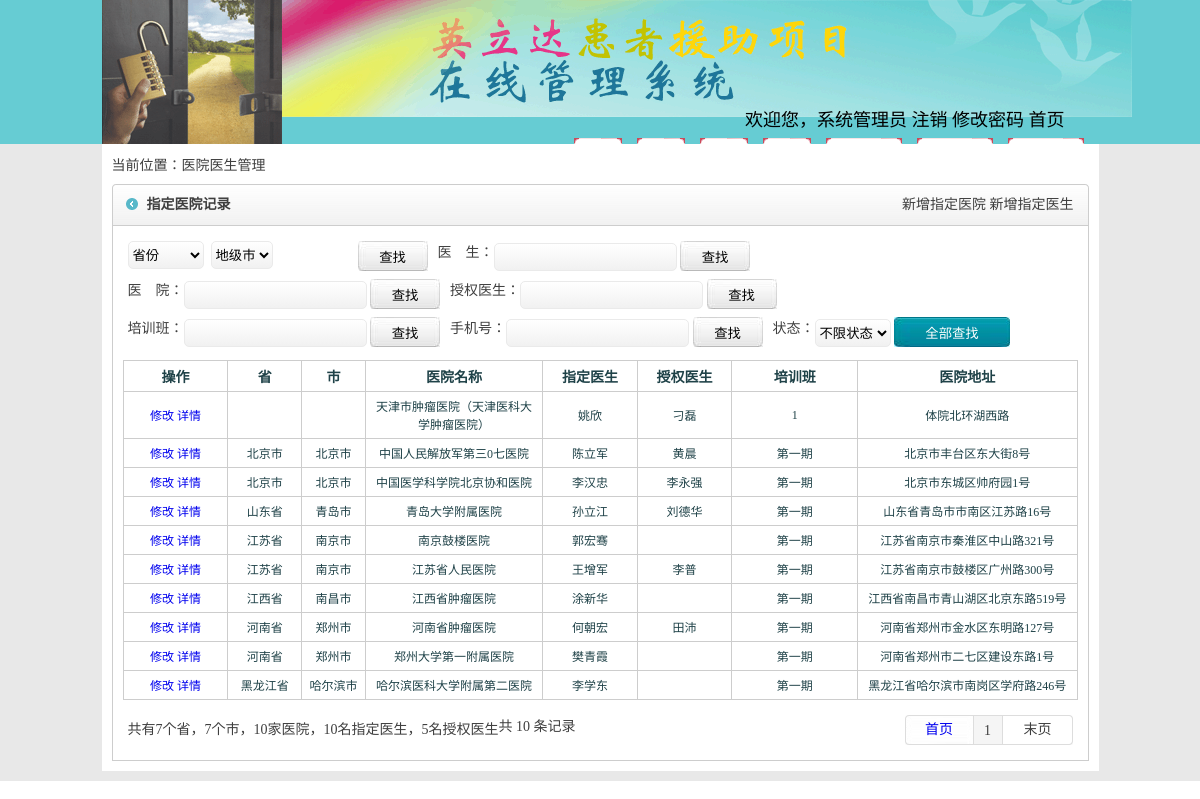
The app's page /zhdyygl.php (signed in) with its own data.
### tables this page shows
CREATE TABLE `yyyshdq` (
  `id` int(100) NOT NULL,
  `sheng` varchar(100) NOT NULL,
  `shengjx` varchar(10) NOT NULL,
  `yymch` varchar(100) NOT NULL,
  `yymchjx` varchar(100) NOT NULL,
  `yyksh` varchar(100) DEFAULT NULL,
  `zhdysh` varchar(100) NOT NULL,
  `zhdyshdh` varchar(100) NOT NULL,
  `zhdyshyzh` varchar(100) NOT NULL,
  `shqysh1` varchar(100) DEFAULT NULL,
  `shqyshyzh1` varchar(100) DEFAULT NULL,
  `shqyshdh1` varchar(100) DEFAULT NULL,
  `shqysh2` varchar(100) DEFAULT NULL,
  `shqyshyzh2` varchar(100) DEFAULT NULL,
  `shqyshdh2` varchar(100) DEFAULT NULL,
  `shqysh3` varchar(100) DEFAULT NULL,
  `shqyshyzh3` varchar(100) DEFAULT NULL,
  `shqyshdh3` varchar(100) DEFAULT NULL,
  `yshpxqsh` varchar(100) NOT NULL,
  `yshpxrq` varchar(100) NOT NULL,
  `yydhz` varchar(100) NOT NULL,
  `yhszht` varchar(100) NOT NULL,
  `yyzhdyf` varchar(100) NOT NULL,
  `shfjshhf` varchar(100) NOT NULL,
  `shi` varchar(100) NOT NULL,
  `shijx` varchar(100) NOT NULL,
  `qu` varchar(100) NOT NULL,
  `qujx` varchar(100) NOT NULL,
  `zhlbzh` varchar(100) DEFAULT NULL,
  `zhdyshdh2` varchar(255) DEFAULT '',
  `zhdyshemail` varchar(255) DEFAULT '',
  `shqyshemail` varchar(255) DEFAULT ''
);

### zhdyygl.php (the view, shortened to what this page needs)
<?php session_start();
$pagesize=10;
?>
<!DOCTYPE html PUBLIC "-//W3C//DTD XHTML 1.0 Transitional//EN" "http://www.w3.org/TR/xhtml1/DTD/xhtml1-transitional.dtd">
<html xmlns="http://www.w3.org/1999/xhtml">
<head>
<link rel="stylesheet" type="text/css" href="style/style.css">
</head>
<body>
<div class="wrap">
	<div class="head">
		<div class="head_info">
			<div class="head_left"><img src="./images/tp_left.gif" /></div>
			<div class="head_right">
				<div class="head_right_top"><img src="./images/head_right_top.gif" /></div>
				<div class="head_right_middle">欢迎您，<?php echo $_SESSION[yhname];?> <a href="/">注销</a> <a href="xgmm.php">修改密码</a> <a href="manager.php">首页</a></div>
				<div class="head_right_nav">
					<ul>
						<li><strong><a href="#">高级搜索</a></strong></li>
						<li><strong><a href="#">数据备份</a></strong></li>
						<li><strong><a href="#">不良事件</a></strong></li>
						<li><strong><a href="#">统计</a></strong></li>
						<li><strong><a href="#">转诊</a></strong></li>
						<li><strong><a href="#">随访</a></strong></li>
						<li><strong><a href="#">出组</a></strong></li>
					</ul>
				</div>
			</div>
		</div>
	</div>
	<div class="main">
		<div class="insmain">
			<div class="thislink">当前位置：<a href="zhdyygl.php">医院医生管理</a></div>
			<div class="inwrap flt top">
				<div class="title w977 flt">
				<strong>指定医院记录</strong><span><a href="zhdyyxz.php">新增指定医院</a> <a href="zhdyshxz.php">新增指定医生</a></span>
				</div>
				<div class="incontact w955 flt">
				  <table width="100%" border="0" cellspacing="0" cellpadding="5">
                    <tr>
                      <td>
					  	<div class="insinsins"><label style="width:230px;"><select id="s_province" name="sheng" class="grd-white2"></select>&nbsp;&nbsp;<select id="s_city" name="shi" class="grd-white2"></select>&nbsp;&nbsp;</label>
		<script class="resources library" src="js/area.js" type="text/javascript"></script><script type="text/javascript">_init_area();</script><span> <input type="button" class="uusub2" value="查找" onclick="chazhao();" /></span></div>
					  	<div class="insinsins"><label>医　生：</label><span><input class="grd-white" type="text" name="ysh" id="ysh" value="" /> <input type="button" class="uusub2" value="查找" onclick="chazhao();" /></span></div>
						<div class="insinsins"><label>医　院：</label><span><input class="grd-white" type="text" name="yy" id="yy" value="" /> <input type="button" class="uusub2" value="查找" onclick="chazhao();" /></span></div>
						<div class="insinsins"><label>授权医生：</label><span><input class="grd-white"  type="text" name="shqysh" id="shqysh" value="" /> <input type="button" class="uusub2" value="查找" onclick="chazhao();" /></span></div>
						<div class="insinsins"><label>培训班：</label><span><input class="grd-white" type="text" name="pxb" id="pxb" value="" /> <input type="button" class="uusub2" value="查找" onclick="chazhao();" /></span></div>
						<div class="insinsins"><label>手机号：</label><span><input class="grd-white" type="text" name="shj" id="shj" value="" /> <input type="button" class="uusub2" value="查找" onclick="chazhao();" /></span></div>
						<div class="insinsins"><label>状态：</label>
						<span><select id="yyzht" name="yyzht" class="grd-white2">
<option selected="selected" value="">不限状态</option>
</select>  <input type="button" class="uusub" value="全部查找" onclick="chazhao();" /></span></div>
					  </td>
                    </tr>
                  </table>
				  <table width="100%" border="0" cellpadding="5" cellspacing="1" bgcolor="#cdcdcd">
                    <tr style="color:#1f4248; font-weight:bold; height:30px;">
                      <td width="10%" align="center" bgcolor="#FFFFFF">操作</td>
                      <td width="7%" align="center" bgcolor="#FFFFFF">省</td>
                      <td width="6%" align="center" bgcolor="#FFFFFF">市</td>
                      <td width="17%" align="center" bgcolor="#FFFFFF">医院名称</td>
                      <td width="9%" align="center" bgcolor="#FFFFFF">指定医生</td>
                      <td width="9%" align="center" bgcolor="#FFFFFF">授权医生</td>
                      <td width="12%" align="center" bgcolor="#FFFFFF">培训班</td>
                      <td width="21%" align="center" bgcolor="#FFFFFF">医院地址</td>
                    </tr>
<?php
$sql = "select * from `yyyshdq` ";
  $sql .= " order by sheng ASC,shi ASC,yymch ASC limit $page $pagesize ";
  $Query_ID = mysql_query($sql);
  while($Record = mysql_fetch_array($Query_ID)){
    echo "<tr style=\"color:#1f4248; font-size:12px;\"><td align=\"center\" bgcolor=\"#FFFFFF\"><a href=\"zhdyyglxg.php?id=".$Record[0]."\">修改</a> <a href=\"zhdyyglxx.php?id=".$Record[0]."\">详情</a></td>";
    echo "<td align=\"center\" bgcolor=\"#FFFFFF\">".$Record[1]."</td>";
    echo "<td align=\"center\" bgcolor=\"#FFFFFF\">".$Record[24]."</td>";
    echo "<td align=\"center\" bgcolor=\"#FFFFFF\">".$Record[3]."</td>";
    echo "<td align=\"center\" bgcolor=\"#FFFFFF\">".$Record[6]."</td>";
    if($Record[9]!=""&&$Record[12]!=""){$yy912=",";}else{$yy912="";}
    if($Record[15]!=""&&$Record[12]!=""){$yy1215=",";}else{$yy1215="";}
    if($Record[9]!=""&&$Record[12]==""&&$Record[15]!=""){$yy915=",";}else{$yy915="";}
    echo "<td align=\"center\" bgcolor=\"#FFFFFF\">".$Record[9].$yy912,$Record[12].$yy915.$yy1215.$Record[15]."</td>";
    echo "<td align=\"center\" bgcolor=\"#FFFFFF\">".$Record[18]."</td>";
    if($Record[1]==$Record[24]){$yyshsh=$Record[1];}else{$yyshsh=$Record[1].$Record[24];}
    echo "<td align=\"center\" bgcolor=\"#FFFFFF\">".$yyshsh.$Record[26].$Record[20]."</td></tr>";
  }
?>
                  </table>
				  <table width="100%" border="0" cellspacing="0" cellpadding="5" class="top">
                    <tr>
                      <td>
<?php
  $tjzshsql = "select COUNT(DISTINCT sheng),COUNT(DISTINCT shi),COUNT(DISTINCT yymch),COUNT(DISTINCT zhdyshdh),COUNT(DISTINCT shqyshdh1),COUNT(DISTINCT shqyshdh2),COUNT(DISTINCT shqyshdh3) from `yyyshdq` ";
  $tjzshQuery_ID = mysql_query($tjzshsql);
  while($tjzshRecord = mysql_fetch_array($tjzshQuery_ID)){
  $shengshz=$tjzshRecord[0];
  $shishz=$tjzshRecord[1];
  $yymchshz=$tjzshRecord[2];
  $zhdyshshz=$tjzshRecord[3];
  $shqyshshz=$tjzshRecord[4]+$tjzshRecord[5]+$tjzshRecord[6]-3;
  }
  echo "<div class=\"pageleft\">共有".$shengshz."个省，".$shishz."个市，".$yymchshz."家医院，".$zhdyshshz."名指定医生，".$shqyshshz."名授权医生 </div>";
include('pagefy.php');
          ?>
					  </td>
                    </tr>
                  </table>
				</div>
			</div>
		</div>
	</div>
</div>
</body>
</html>

### style/style.css (style rules this page uses)
.wrap { width:100%; height:auto; float:left; font-size:14px; background:#e8e8e8; }
.wrap .head { width:100%; height:144px; background:#66ccd3; }
.wrap .head .head_info { width:997px; height:144px; margin:0 auto; }
.wrap .head .head_info .head_left { width:180px; height:144px; float:left; }
.wrap .head .head_info .head_right { width:817px; height:144px; float:left; }
.wrap .head .head_info .head_right .head_right_top { width:817px; height:80px; float:left; text-align:center; }
.wrap .head .head_info .head_right .head_right_middle { width: 783px; height: 24px; vertical-align: middle; text-align: right; float: left; color: black; padding-top: 25px; font-size: 18px; }
.wrap .head .head_info .head_right .head_right_middle a { color:black; }
.wrap .head .head_info .head_right .head_right_nav { width:817px; float:left; height:30px; padding-top:9px; text-align:right; }
.wrap .head .head_info .head_right .head_right_nav li { width:auto; float:right; padding-left:10px; margin-right:15px; background:url(../images/nav_bg.gif) left top no-repeat; }
.wrap .head .head_info .head_right .head_right_nav li a { color:#2e2e2e; }
.wrap .head .head_info .head_right .head_right_nav li strong { width:auto; height:30px; float:left; line-height:30px; padding-right:10px; vertical-align:middle; background:url(../images/nav_bg.gif) right top no-repeat; }
.wrap .main { width:997px; margin:0 auto; }
.wrap .main .insmain { width:977px; margin:0 auto; color:#3f3f3f; height:auto; float:left; padding:10px; background:#ffffff; margin-bottom:10px; }
.w977 { width:977px; }
.w955 { width:955px; }
.flt { float:left; }
.wrap .main .insmain .thislink a { color:#3f3f3f; }
.wrap .main .insmain .inwrap .title a { color:#3f3f3f; }
.wrap .main .insmain .inwrap { width:977px; }
.top { margin-top:10px; }
.wrap .main .insmain .inwrap .title { background:url(../images/main_title_bg.gif) right top no-repeat; height:42px; vertical-align:middle; line-height:42px; }
.wrap .main .insmain .inwrap .title strong { width:auto; float:left; padding-left:35px; background:url(../images/main_title_bg.gif) left top no-repeat; }
.wrap .main .insmain .inwrap .title span { float:right; width:auto; padding-right:15px; }
.wrap .main .insmain .inwrap .incontact { border-left:1px #cdcdcd solid; border-right:1px #cdcdcd solid; padding:10px; border-bottom:1px #cdcdcd solid; }
.wrap .main .insmain .inwrap .incontact .insinsins { width:auto; float:left; height:auto; margin-bottom:8px; margin-right:10px; }
.wrap .main .insmain .inwrap .incontact .insinsins label { line-height:24px; vertical-align:middle; float:left; }
.wrap .main .insmain .inwrap .incontact .insinsins span { line-height:24px; vertical-align:middle; float:left; }
.grd-white { background: #ffffff; height:24px; background: -moz-linear-gradient(top, #ffffff 0%, #f1f1f1 100%); background: -webkit-gradient(linear, left top, left bottom, color-stop(0%,#ffffff), color-stop(100%,#f1f1f1)); background: -webkit-linear-gradient(top, #ffffff 0%,#f1f1f1 100%); background: -o-linear-gradient(top, #ffffff 0%,#f1f1f1 100%); background: -ms-linear-gradient(top, #ffffff 0%,#f1f1f1 100%); background: linear-gradient(to bottom, #ffffff 0%,#f1f1f1 100%); filter: progid:DXImageTransform.Microsoft.gradient( startColorstr='#ffffff', endColorstr='#f1f1f1',GradientType=0 ); border: 1px solid #eaeaea; border-radius: 5px; }
.grd-white2 { background: #ffffff; height:28px; background: -moz-linear-gradient(top, #ffffff 0%, #f1f1f1 100%); background: -webkit-gradient(linear, left top, left bottom, color-stop(0%,#ffffff), color-stop(100%,#f1f1f1)); background: -webkit-linear-gradient(top, #ffffff 0%,#f1f1f1 100%); background: -o-linear-gradient(top, #ffffff 0%,#f1f1f1 100%); background: -ms-linear-gradient(top, #ffffff 0%,#f1f1f1 100%); background: linear-gradient(to bottom, #ffffff 0%,#f1f1f1 100%); filter: progid:DXImageTransform.Microsoft.gradient( startColorstr='#ffffff', endColorstr='#f1f1f1',GradientType=0 ); border: 1px solid #eaeaea; border-radius: 5px; }
.pageleft { width:auto; height:30px; line-height:30px; vertical-align:middle; float:left; }
.uusub { background:url(../images/sub01.jpg) top left no-repeat; width:116px; height:30px; border:0px; color:#FFFFFF; }
.uusub2 { background:url(../images/sub02.jpg) top left no-repeat; width:70px; height:30px; border:0px; }

### style/master.css (style rules this page uses)
body { margin-left: 0px; margin-top: 0px; margin-right: 0px; margin-bottom: 0px; }
a:link { text-decoration: none; }
ul { margin:0px; padding:0px; }
li { list-style-type:none; }

### records on screen
yyyshdq: yymch "天津市肿瘤医院（天津医科大学肿瘤医院）", zhdysh "姚欣", shqysh1 "刁磊", yshpxqsh "1", yydhz "体院北环湖西路"
yyyshdq: sheng "北京市", shi "北京市", yymch "中国人民解放军第三0七医院", zhdysh "陈立军", shqysh1 "黄晨", yshpxqsh "第一期", qu "丰台区", yydhz "东大街8号"
yyyshdq: sheng "北京市", shi "北京市", yymch "中国医学科学院北京协和医院", zhdysh "李汉忠", shqysh1 "李永强", yshpxqsh "第一期", qu "东城区", yydhz "帅府园1号"
yyyshdq: sheng "山东省", shi "青岛市", yymch "青岛大学附属医院", zhdysh "孙立江", shqysh1 "刘德华", yshpxqsh "第一期", yyshsh "山东省青岛市", qu "市南区", yydhz "江苏路16号"
yyyshdq: sheng "江苏省", shi "南京市", yymch "南京鼓楼医院", zhdysh "郭宏骞", yshpxqsh "第一期", yyshsh "江苏省南京市", qu "秦淮区", yydhz "中山路321号"
yyyshdq: sheng "江苏省", shi "南京市", yymch "江苏省人民医院", zhdysh "王增军", shqysh1 "李普", yshpxqsh "第一期", yyshsh "江苏省南京市", qu "鼓楼区", yydhz "广州路300号"
yyyshdq: sheng "江西省", shi "南昌市", yymch "江西省肿瘤医院", zhdysh "涂新华", yshpxqsh "第一期", yyshsh "江西省南昌市", qu "青山湖区", yydhz "北京东路519号"
yyyshdq: sheng "河南省", shi "郑州市", yymch "河南省肿瘤医院", zhdysh "何朝宏", shqysh1 "田沛", yshpxqsh "第一期", yyshsh "河南省郑州市", qu "金水区", yydhz "东明路127号"
yyyshdq: sheng "河南省", shi "郑州市", yymch "郑州大学第一附属医院", zhdysh "樊青霞", yshpxqsh "第一期", yyshsh "河南省郑州市", qu "二七区", yydhz "建设东路1号"
yyyshdq: sheng "黑龙江省", shi "哈尔滨市", yymch "哈尔滨医科大学附属第二医院", zhdysh "李学东", yshpxqsh "第一期", yyshsh "黑龙江省哈尔滨市", qu "南岗区", yydhz "学府路246号"

### other values on screen
$_SESSION[yhname] "系统管理员"
$shengshz "7"
$shishz "7"
$yymchshz "10"
$zhdyshshz "10"
$shqyshshz "5"
$num "10"
